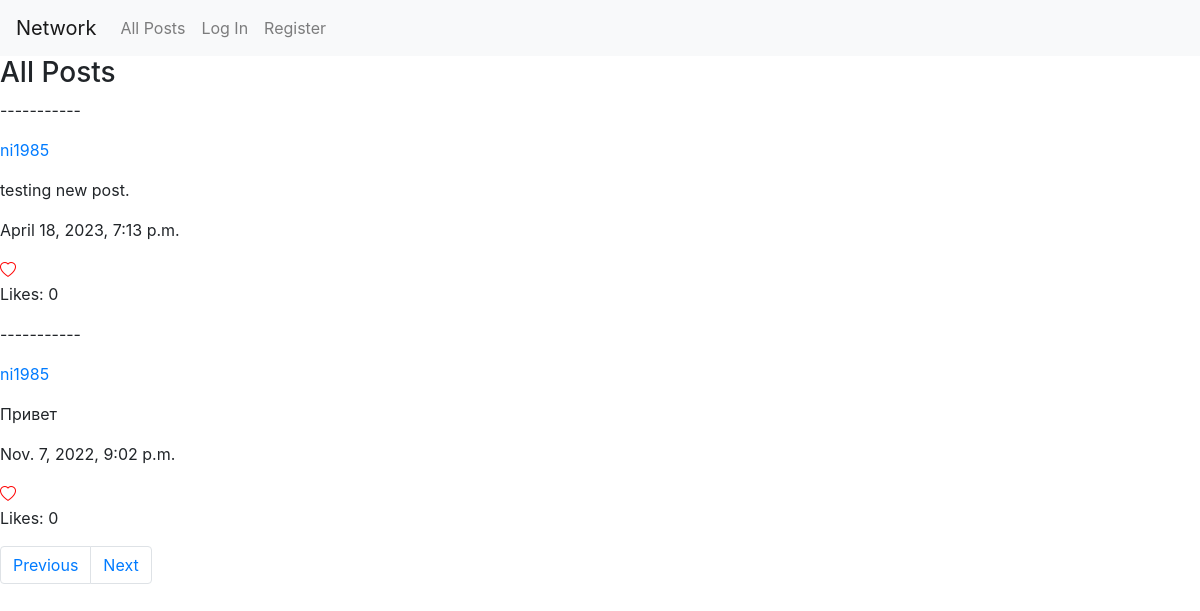
Page /?page=2 on the earlier database version.
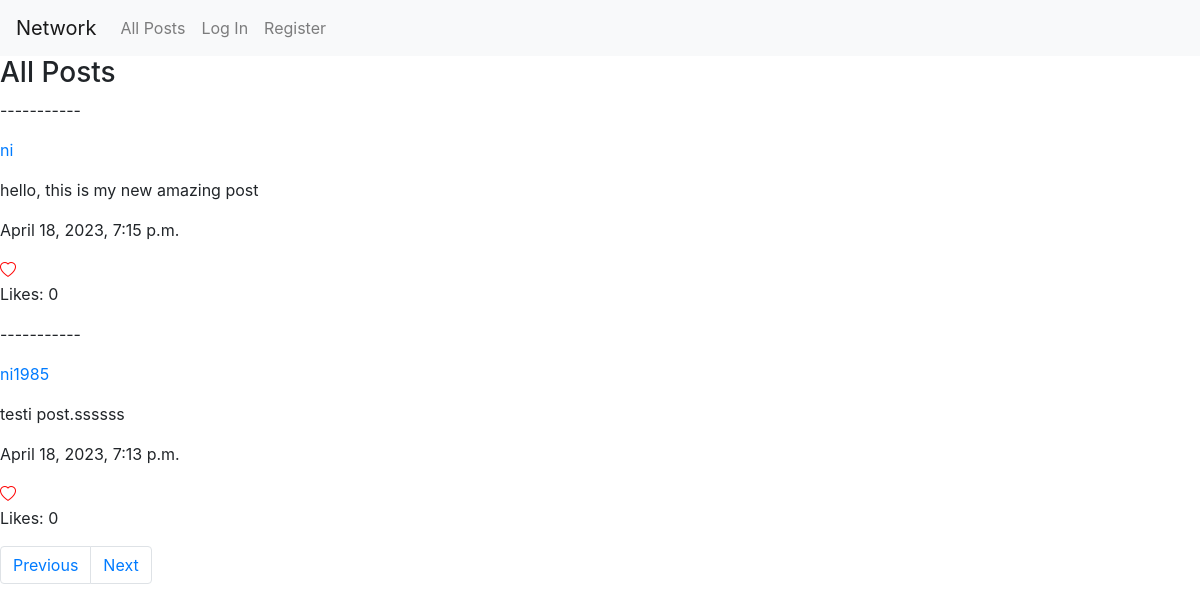
Same page on the later database version.
### network/models.py (models this page shows, shortened)
class Post(models.Model):
    creator = models.ForeignKey(
        User,
        on_delete = models.CASCADE)
    post_text = models.TextField()
    post_time = models.DateTimeField(auto_now_add=True)
    likes = models.ManyToManyField(
        User,
        blank = True,
        related_name = 'Likes'
    )

class User(AbstractUser):
    pass

### network/views.py (the view)
# urls.py: path("", views.index, name="index"),
def index(request):
    if request.user.is_active:
        if request.method == "POST":
            new_post = PostForm(request.POST)
            if new_post.is_valid():
                post = new_post.save(commit=False)
                post.creator = request.user
                post.save()
            return HttpResponseRedirect(reverse('index'))
        else:
            new_post_form = PostForm()
    else:
        new_post_form = None
    posts = Post.objects.select_related('creator').order_by('-post_time')
    page_number = request.GET.get('page')
    paginator = Paginator(posts, per_page = 2)
    page_obj = paginator.get_page(page_number)
    return render(request, "network/index.html", {
        'new_post': new_post_form,
        'posts': page_obj
    })

### network/templates/network/index.html (shortened to what this page needs)
{% extends "network/layout.html" %}
{% load crispy_forms_tags %}
{% load static %}
{% block body %}
    <h3>All Posts</h3>
    <div>
        {% for post in posts %}
        <div>
            <p>-----------</p>
            <a href="/profile/{{ post.creator }}" id="post-creator-{{ post.id }}"><p>{{ post.creator }}</p></a>
            <p id="post-text-{{ post.id }}">{{ post.post_text }}</p>
            <p>{{ post.post_time }}</p>
            {% if user in post.likes.all %}
                <i class="bi bi-heart-fill heart" like-id="{{ post.id }}"></i>
            {% else %}
                <i class="bi bi-heart heart" like-id="{{ post.id }}"></i>
            {% endif %}
            <p>Likes: {{ post.likes.count }}</p>
        </div>
        {% endfor %}
    </div>
    <nav aria-label="Page navigation">
        <ul class="pagination">
        {% if posts.has_previous %}
            <li class="page-item"><a class="page-link" href="?page={{ posts.previous_page_number }}">Previous</a></li>
        {% endif %}
        {% if posts.has_next %}
            <li class="page-item"><a class="page-link" href="?page={{ posts.next_page_number }}">Next</a></li>
        {% endif %}
        </ul>
    </nav>
{% endblock %}

Differences in the rows shown:
no longer on this page (row edited): Post: creator "ni1985", post_text "Привет", post_time "Nov. 7, 2022, 9:02 p.m.", likes.count "0"
now on this page (row unchanged): Post: creator "ni", post_text "hello, this is my new amazing post", post_time "April 18, 2023, 7:15 p.m.", likes.count "0"
changed Post "ni1985": post_text "testing new post." → "testi post.ssssss"
